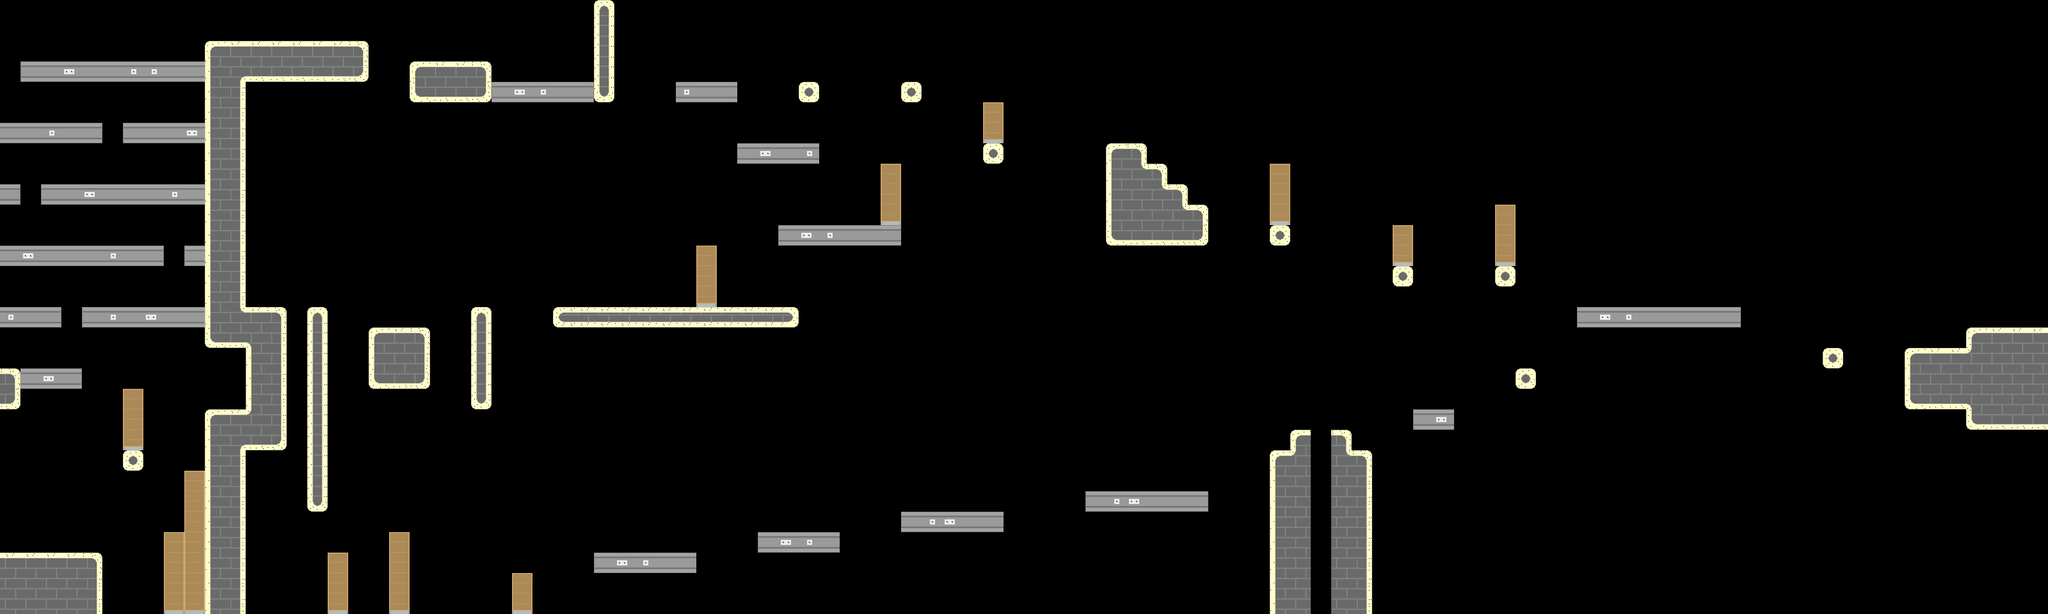

The image is a tile-based game level rendered from a .tmx file. Its description and complete source (layers, tilesets, objects, tile grids) follow:
An orthogonal 100x30 tile map with 32x32 px tiles, 1 tile layer (Terrain) and 3 objects (3x coin).

<map version="1.10" tiledversion="1.11.2" orientation="orthogonal" renderorder="right-down" width="100" height="30" tilewidth="32" tileheight="32" infinite="0" nextlayerid="4" nextobjectid="4">
 <tileset firstgid="1" source="../tsx/class_tiles.tsx" />
 <layer id="1" name="Terrain" width="100" height="30">
  <data encoding="csv">
0,0,0,0,0,0,0,0,0,0,0,0,0,0,0,0,0,0,0,0,0,0,0,0,0,0,0,0,0,25,0,0,0,0,0,0,0,0,0,0,0,0,0,0,0,0,0,0,0,0,0,0,0,0,0,0,0,0,0,0,0,0,0,0,0,0,0,0,0,0,0,0,0,0,0,0,0,0,0,0,0,0,0,0,0,0,0,0,0,0,0,0,0,0,0,0,0,0,0,0,
0,0,0,0,0,0,0,0,0,0,0,0,0,0,0,0,0,0,0,0,0,0,0,0,0,0,0,0,0,23,0,0,0,0,0,0,0,0,0,0,0,0,0,0,0,0,0,0,0,0,0,0,0,0,0,0,0,0,0,0,0,0,0,0,0,0,0,0,0,0,0,0,0,0,0,0,0,0,0,0,0,0,0,0,0,0,0,0,0,0,0,0,0,0,0,0,0,0,0,0,
0,0,0,0,0,0,0,0,0,0,7,8,8,8,8,8,8,9,0,0,0,0,0,0,0,0,0,0,0,23,0,0,0,0,0,0,0,0,0,0,0,0,0,0,0,0,0,0,0,0,0,0,0,0,0,0,0,0,0,0,0,0,0,0,0,0,0,0,0,0,0,0,0,0,0,0,0,0,0,0,0,0,0,0,0,0,0,0,0,0,0,0,0,0,0,0,0,0,0,0,
0,1,4,2,4,4,3,3,4,4,13,10,20,20,20,20,20,21,0,0,7,8,8,9,0,0,0,0,0,23,0,0,0,0,0,0,0,0,0,0,0,0,0,0,0,0,0,0,0,0,0,0,0,0,0,0,0,0,0,0,0,0,0,0,0,0,0,0,0,0,0,0,0,0,0,0,0,0,0,0,0,0,0,0,0,0,0,0,0,0,0,0,0,0,0,0,0,0,0,0,
0,0,0,0,0,0,0,0,0,0,13,15,0,0,0,0,0,0,0,0,19,20,20,21,1,2,3,4,5,26,0,0,0,3,4,4,0,0,0,22,0,0,0,0,22,0,0,0,0,0,0,0,0,0,0,0,0,0,0,0,0,0,0,0,0,0,0,0,0,0,0,0,0,0,0,0,0,0,0,0,0,0,0,0,0,0,0,0,0,0,0,0,0,0,0,0,0,0,0,0,
0,0,0,0,0,0,0,0,0,0,13,15,0,0,0,0,0,0,0,0,0,0,0,0,0,0,0,0,0,0,0,0,0,0,0,0,0,0,0,0,0,0,0,0,0,0,0,0,12,0,0,0,0,0,0,0,0,0,0,0,0,0,0,0,0,0,0,0,0,0,0,0,0,0,0,0,0,0,0,0,0,0,0,0,0,0,0,0,0,0,0,0,0,0,0,0,0,0,0,0,
4,4,3,4,5,0,1,4,4,2,13,15,0,0,0,0,0,0,0,0,0,0,0,0,0,0,0,0,0,0,0,0,0,0,0,0,0,0,0,0,0,0,0,0,0,0,0,0,24,0,0,0,0,0,0,0,0,0,0,0,0,0,0,0,0,0,0,0,0,0,0,0,0,0,0,0,0,0,0,0,0,0,0,0,0,0,0,0,0,0,0,0,0,0,0,0,0,0,0,0,
0,0,0,0,0,0,0,0,0,0,13,15,0,0,0,0,0,0,0,0,0,0,0,0,0,0,0,0,0,0,0,0,0,0,0,0,4,2,4,3,0,0,0,0,0,0,0,0,22,0,0,0,0,0,7,9,0,0,0,0,0,0,0,0,0,0,0,0,0,0,0,0,0,0,0,0,0,0,0,0,0,0,0,0,0,0,0,0,0,0,0,0,0,0,0,0,0,0,0,0,
0,0,0,0,0,0,0,0,0,0,13,15,0,0,0,0,0,0,0,0,0,0,0,0,0,0,0,0,0,0,0,0,0,0,0,0,0,0,0,0,0,0,0,12,0,0,0,0,0,0,0,0,0,0,13,16,9,0,0,0,0,0,12,0,0,0,0,0,0,0,0,0,0,0,0,0,0,0,0,0,0,0,0,0,0,0,0,0,0,0,0,0,0,0,0,0,0,0,0,0,
5,0,1,4,2,4,4,4,3,4,13,15,0,0,0,0,0,0,0,0,0,0,0,0,0,0,0,0,0,0,0,0,0,0,0,0,0,0,0,0,0,0,0,18,0,0,0,0,0,0,0,0,0,0,13,14,16,9,0,0,0,0,18,0,0,0,0,0,0,0,0,0,0,0,0,0,0,0,0,0,0,0,0,0,0,0,0,0,0,0,0,0,0,0,0,0,0,0,0,0,
0,0,0,0,0,0,0,0,0,0,13,15,0,0,0,0,0,0,0,0,0,0,0,0,0,0,0,0,0,0,0,0,0,0,0,0,0,0,0,0,0,0,0,24,0,0,0,0,0,0,0,0,0,0,13,14,14,16,9,0,0,0,24,0,0,0,0,0,0,0,0,0,0,12,0,0,0,0,0,0,0,0,0,0,0,0,0,0,0,0,0,0,0,0,0,0,0,0,0,0,
0,0,0,0,0,0,0,0,0,0,13,15,0,0,0,0,0,0,0,0,0,0,0,0,0,0,0,0,0,0,0,0,0,0,0,0,0,0,1,2,3,4,4,4,0,0,0,0,0,0,0,0,0,0,19,20,20,20,21,0,0,0,22,0,0,0,0,0,12,0,0,0,0,18,0,0,0,0,0,0,0,0,0,0,0,0,0,0,0,0,0,0,0,0,0,0,0,0,0,0,
4,2,4,4,4,3,4,5,0,1,13,15,0,0,0,0,0,0,0,0,0,0,0,0,0,0,0,0,0,0,0,0,0,0,12,0,0,0,0,0,0,0,0,0,0,0,0,0,0,0,0,0,0,0,0,0,0,0,0,0,0,0,0,0,0,0,0,0,24,0,0,0,0,24,0,0,0,0,0,0,0,0,0,0,0,0,0,0,0,0,0,0,0,0,0,0,0,0,0,0,
0,0,0,0,0,0,0,0,0,0,13,15,0,0,0,0,0,0,0,0,0,0,0,0,0,0,0,0,0,0,0,0,0,0,18,0,0,0,0,0,0,0,0,0,0,0,0,0,0,0,0,0,0,0,0,0,0,0,0,0,0,0,0,0,0,0,0,0,22,0,0,0,0,22,0,0,0,0,0,0,0,0,0,0,0,0,0,0,0,0,0,0,0,0,0,0,0,0,0,0,
0,0,0,0,0,0,0,0,0,0,13,15,0,0,0,0,0,0,0,0,0,0,0,0,0,0,0,0,0,0,0,0,0,0,24,0,0,0,0,0,0,0,0,0,0,0,0,0,0,0,0,0,0,0,0,0,0,0,0,0,0,0,0,0,0,0,0,0,0,0,0,0,0,0,0,0,0,0,0,0,0,0,0,0,0,0,0,0,0,0,0,0,0,0,0,0,0,0,0,0,
3,4,5,0,1,3,4,2,4,4,13,16,8,9,0,25,0,0,0,0,0,0,0,25,0,0,0,27,6,6,6,6,6,6,6,6,6,6,28,0,0,0,0,0,0,0,0,0,0,0,0,0,0,0,0,0,0,0,0,0,0,0,0,0,0,0,0,0,0,0,0,0,0,0,0,0,0,1,2,3,4,4,4,4,4,0,0,0,0,0,0,0,0,0,0,0,0,0,0,0,
0,0,0,0,0,0,0,0,0,0,19,20,11,15,0,23,0,0,7,8,9,0,0,23,0,0,0,0,0,0,0,0,0,0,0,0,0,0,0,0,0,0,0,0,0,0,0,0,0,0,0,0,0,0,0,0,0,0,0,0,0,0,0,0,0,0,0,0,0,0,0,0,0,0,0,0,0,0,0,0,0,0,0,0,0,0,0,0,0,0,0,0,0,0,0,0,7,8,8,8,
0,0,0,0,0,0,0,0,0,0,0,0,13,15,0,23,0,0,13,14,15,0,0,23,0,0,0,0,0,0,0,0,0,0,0,0,0,0,0,0,0,0,0,0,0,0,0,0,0,0,0,0,0,0,0,0,0,0,0,0,0,0,0,0,0,0,0,0,0,0,0,0,0,0,0,0,0,0,0,0,0,0,0,0,0,0,0,0,0,22,0,0,0,7,8,8,17,14,14,14,
9,4,2,5,0,0,0,0,0,0,0,0,13,15,0,23,0,0,19,20,21,0,0,23,0,0,0,0,0,0,0,0,0,0,0,0,0,0,0,0,0,0,0,0,0,0,0,0,0,0,0,0,0,0,0,0,0,0,0,0,0,0,0,0,0,0,0,0,0,0,0,0,0,0,22,0,0,0,0,0,0,0,0,0,0,0,0,0,0,0,0,0,0,13,14,14,14,14,14,14,
21,0,0,0,0,0,12,0,0,0,0,0,13,15,0,23,0,0,0,0,0,0,0,26,0,0,0,0,0,0,0,0,0,0,0,0,0,0,0,0,0,0,0,0,0,0,0,0,0,0,0,0,0,0,0,0,0,0,0,0,0,0,0,0,0,0,0,0,0,0,0,0,0,0,0,0,0,0,0,0,0,0,0,0,0,0,0,0,0,0,0,0,0,19,20,20,11,14,14,14,
0,0,0,0,0,0,18,0,0,0,7,8,17,15,0,23,0,0,0,0,0,0,0,0,0,0,0,0,0,0,0,0,0,0,0,0,0,0,0,0,0,0,0,0,0,0,0,0,0,0,0,0,0,0,0,0,0,0,0,0,0,0,0,0,0,0,0,0,0,1,2,0,0,0,0,0,0,0,0,0,0,0,0,0,0,0,0,0,0,0,0,0,0,0,0,0,19,20,20,20,
0,0,0,0,0,0,24,0,0,0,13,10,20,21,0,23,0,0,0,0,0,0,0,0,0,0,0,0,0,0,0,0,0,0,0,0,0,0,0,0,0,0,0,0,0,0,0,0,0,0,0,0,0,0,0,0,0,0,0,0,0,0,0,7,0,9,0,0,0,0,0,0,0,0,0,0,0,0,0,0,0,0,0,0,0,0,0,0,0,0,0,0,0,0,0,0,0,0,0,0,
0,0,0,0,0,0,22,0,0,0,13,15,0,0,0,23,0,0,0,0,0,0,0,0,0,0,0,0,0,0,0,0,0,0,0,0,0,0,0,0,0,0,0,0,0,0,0,0,0,0,0,0,0,0,0,0,0,0,0,0,0,0,7,17,0,16,9,0,0,0,0,0,0,0,0,0,0,0,0,0,0,0,0,0,0,0,0,0,0,0,0,0,0,0,0,0,0,0,0,0,
0,0,0,0,0,0,0,0,0,12,13,15,0,0,0,23,0,0,0,0,0,0,0,0,0,0,0,0,0,0,0,0,0,0,0,0,0,0,0,0,0,0,0,0,0,0,0,0,0,0,0,0,0,0,0,0,0,0,0,0,0,0,13,14,0,14,15,0,0,0,0,0,0,0,0,0,0,0,0,0,0,0,0,0,0,0,0,0,0,0,0,0,0,0,0,0,0,0,0,0,
0,0,0,0,0,0,0,0,0,18,13,15,0,0,0,26,0,0,0,0,0,0,0,0,0,0,0,0,0,0,0,0,0,0,0,0,0,0,0,0,0,0,0,0,0,0,0,0,0,0,0,0,0,1,3,2,4,4,5,0,0,0,13,14,0,14,15,0,0,0,0,0,0,0,0,0,0,0,0,0,0,0,0,0,0,0,0,0,0,0,0,0,0,0,0,0,0,0,0,0,
0,0,0,0,0,0,0,0,0,18,13,15,0,0,0,0,0,0,0,0,0,0,0,0,0,0,0,0,0,0,0,0,0,0,0,0,0,0,0,0,0,0,0,0,4,3,2,4,4,0,0,0,0,0,0,0,0,0,0,0,0,0,13,14,0,14,15,0,0,0,0,0,0,0,0,0,0,0,0,0,0,0,0,0,0,0,0,0,0,0,0,0,0,0,0,0,0,0,0,0,
0,0,0,0,0,0,0,0,12,18,13,15,0,0,0,0,0,0,0,12,0,0,0,0,0,0,0,0,0,0,0,0,0,0,0,0,0,1,2,3,4,0,0,0,0,0,0,0,0,0,0,0,0,0,0,0,0,0,0,0,0,0,13,14,0,14,15,0,0,0,0,0,0,0,0,0,0,0,0,0,0,0,0,0,0,0,0,0,0,0,0,0,0,0,0,0,0,0,0,0,
8,8,8,8,9,0,0,0,18,18,13,15,0,0,0,0,12,0,0,18,0,0,0,0,0,0,0,0,0,1,2,3,4,4,0,0,0,0,0,0,0,0,0,0,0,0,0,0,0,0,0,0,0,0,0,0,0,0,0,0,0,0,13,14,0,14,15,0,0,0,0,0,0,0,0,0,0,0,0,0,0,0,0,0,0,0,0,0,0,0,0,0,0,0,0,0,0,0,0,0,
14,14,14,14,15,0,0,0,18,18,13,15,0,0,0,0,18,0,0,18,0,0,0,0,0,12,0,0,0,0,0,0,0,0,0,0,0,0,0,0,0,0,0,0,0,0,0,0,0,0,0,0,0,0,0,0,0,0,0,0,0,0,13,14,0,14,15,0,0,0,0,0,0,0,0,0,0,0,0,0,0,0,0,0,0,0,0,0,0,0,0,0,0,0,0,0,0,0,0,0,
14,14,14,14,15,0,0,0,24,24,13,15,0,0,0,0,24,0,0,24,0,0,0,0,0,24,0,0,0,0,0,0,0,0,0,0,0,0,0,0,0,0,0,0,0,0,0,0,0,0,0,0,0,0,0,0,0,0,0,0,0,0,13,14,0,14,15,0,0,0,0,0,0,0,0,0,0,0,0,0,0,0,0,0,0,0,0,0,0,0,0,0,0,0,0,0,0,0,0,0
</data>
 </layer>
 <objectgroup id="3" name="Boxes">
  <object id="1" name="coin" x="2057.17" y="713.231" width="16" height="16" />
  <object id="2" name="coin" x="904" y="107.333" width="16" height="16" />
  <object id="3" name="coin" x="2855.67" y="525" width="16" height="16" />
 </objectgroup>
</map>
